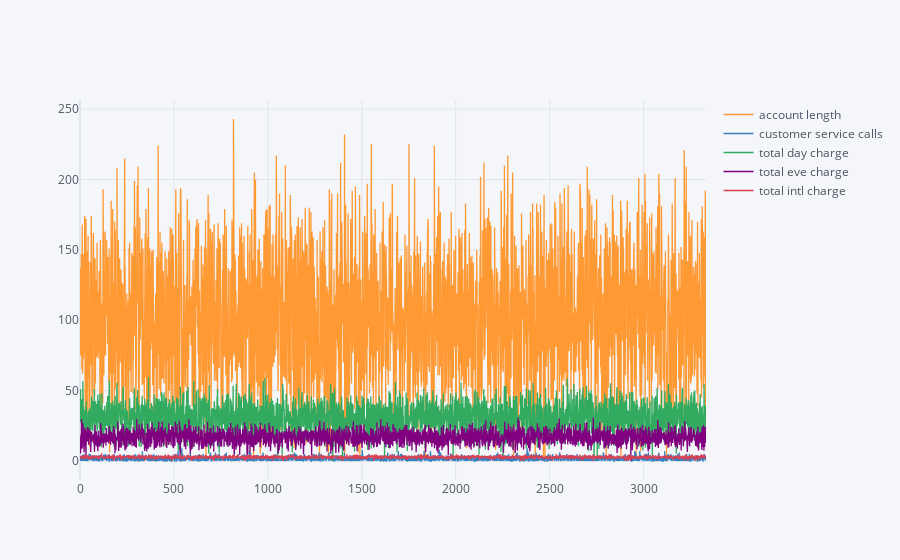

Notebook cell for this chart:
### Code cell
df2.iplot()

### Figure 1 — Plotly figure (JSON) as saved in the notebook; plotly's stock layout.template omitted (floating-point values rounded to 4 significant figures; data arrays with more than 128 entries replaced by an {"elided": "..."} marker saying what was removed)
{"data": [{"line": {"color": "rgba(255, 153, 51, 1.0)", "dash": "solid", "shape": "linear", "width": 1.3}, "mode": "lines", "name": "account length", "text": "", "type": "scatter", "x": {"elided": "3333 int values"}, "y": {"elided": "3333 int values"}}, {"line": {"color": "rgba(55, 128, 191, 1.0)", "dash": "solid", "shape": "linear", "width": 1.3}, "mode": "lines", "name": "customer service calls", "text": "", "type": "scatter", "x": {"elided": "3333 int values"}, "y": {"elided": "3333 int values"}}, {"line": {"color": "rgba(50, 171, 96, 1.0)", "dash": "solid", "shape": "linear", "width": 1.3}, "mode": "lines", "name": "total day charge", "text": "", "type": "scatter", "x": {"elided": "3333 int values"}, "y": {"elided": "3333 float values"}}, {"line": {"color": "rgba(128, 0, 128, 1.0)", "dash": "solid", "shape": "linear", "width": 1.3}, "mode": "lines", "name": "total eve charge", "text": "", "type": "scatter", "x": {"elided": "3333 int values"}, "y": {"elided": "3333 float values"}}, {"line": {"color": "rgba(219, 64, 82, 1.0)", "dash": "solid", "shape": "linear", "width": 1.3}, "mode": "lines", "name": "total intl charge", "text": "", "type": "scatter", "x": {"elided": "3333 int values"}, "y": {"elided": "3333 float values"}}], "layout": {"autosize": true, "legend": {"bgcolor": "#F5F6F9", "font": {"color": "#4D5663"}}, "paper_bgcolor": "#F5F6F9", "plot_bgcolor": "#F5F6F9", "title": {"font": {"color": "#4D5663"}}, "xaxis": {"autorange": true, "gridcolor": "#E1E5ED", "range": [0, 3332], "showgrid": true, "tickfont": {"color": "#4D5663"}, "title": {"font": {"color": "#4D5663"}, "text": ""}, "type": "linear", "zerolinecolor": "#E1E5ED"}, "yaxis": {"autorange": true, "gridcolor": "#E1E5ED", "range": [-13.5, 256.5], "showgrid": true, "tickfont": {"color": "#4D5663"}, "title": {"font": {"color": "#4D5663"}, "text": ""}, "type": "linear", "zerolinecolor": "#E1E5ED"}}}
